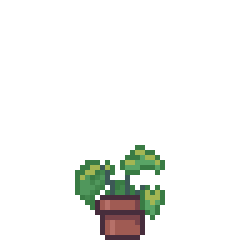
#> input picture assets/giphy.gif, 240 x 240 px, found by its file name
$ python extract.py
#> lines starting #> are read from the running program, lines starting #| are printed output that depends on the picture
from PIL import Image

gif = Image.open("giphy.gif")
#> gif is the input picture: PIL image 240x240 P; mean R, G, B, A 8.4, 10, 6.9, 23

for frame in range(gif.n_frames):
    gif.seek(frame)
    gif.save(f"frame_{frame}.png")
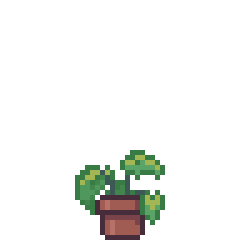
#> gif: PIL image 240x240 RGBA; mean R, G, B, A 43, 61.2, 56.4, 22.5; transparent parts drawn white
